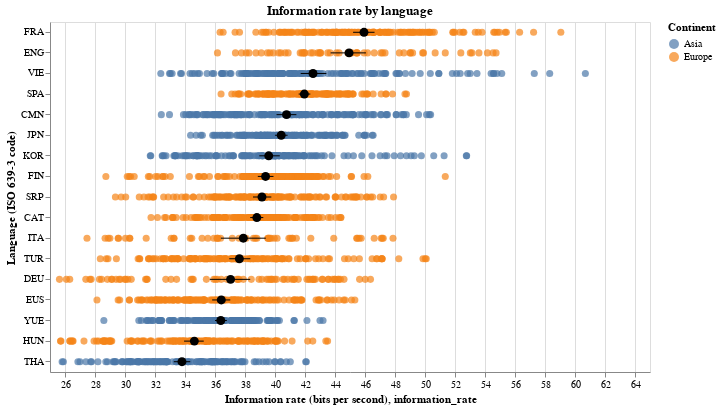

The cell this chart's notebook holds for it:
### Markdown cell above
<div class="alert alert-info" style="color:black">

### Question 3
rubric={accuracy:3,viz:2}

<h4>Python</h4>
<ol type="1">
<li>It looks like we do not have a language that is high both in information density and speech rate, which could indicate that human minds are not good at processing auditory information beyond a certain rate limit (read more in the article if you're interested). Let’s directly plot the rate at which information is conveyed for all the languages to see if there are at least small differences between them. Combine the appropriate columns to create a new column, <code>information_rate</code>, which holds the amount of information per second conveyed by each speaker.</li>
<li>Create a plot that has the language ISO codes on one axis and the information rate on the other. Plot a graphical representation of either the distribution of data or every single data point. Color this by the same variable as in the previous two scatter plots. Sort the languages in a suitable order.</li>
<li>Include a mark for the mean and the 95% confidence interval on top of the marks you just created above. Color this in a suitable way so that it stands out from the distribution/individual observations created in the previous point.</li>
</ol>
</div>

### Code cell
# bring information_density (and continent) onto each spoken_texts row 

info_cols = ["iso_lang", "language", "information_density", "continent"]
spoken_with_info = spoken_texts.merge(
    languages[info_cols],
    on="iso_lang",
    how="left"
)

# compute information_rate (bits per second) for each speaker 

spoken_with_info["information_rate"] = (
    spoken_with_info["speech_rate"] * spoken_with_info["information_density"]
)

# decide the ordering of languages: sort by mean information_rate 

lang_order = (
    spoken_with_info
    .groupby("iso_lang")["information_rate"]
    .mean()
    .sort_values(ascending=False)        # highest information rate at the top
    .index
    .tolist()
)

# make a plot information rate by language (ISO code)

base = alt.Chart(spoken_with_info).encode(
    x=alt.X(
        "information_rate:Q",
        title="Information rate (bits per second)",
        scale=alt.Scale(zero=False)
    ),
    y=alt.Y(
        "iso_lang:N",
        title="Language (ISO 639-3 code)",
        sort=lang_order
    ),
    # Same grouping variable as in previous questions: continent
    color=alt.Color("continent:N", title="Continent"),
    tooltip=["language", "iso_lang", "continent", "information_rate"]
)

# individual observations (one point per speaker)
points = base.mark_circle(size=50, opacity=0.7)

# 95% confidence interval for each language
ci_band = alt.Chart(spoken_with_info).mark_errorbar(
    extent="ci",
    color="black"
).encode(
    x="information_rate:Q",
    y=alt.Y("iso_lang:N", sort=lang_order)
)

# mean information rate per language
means = alt.Chart(spoken_with_info).mark_point(
    size=80,
    filled=True,
    color="black"
).encode(
    x="mean(information_rate):Q",
    y=alt.Y("iso_lang:N", sort=lang_order)
)

plot_C = (points + ci_band + means).properties(
    width=600,
    height=350,
    title="Information rate by language"
)

plot_C

### Figure 1 — Vega-Lite specification as saved in the notebook (floating-point values rounded to 4 significant figures; data arrays with more than 128 entries replaced by an {"elided": "..."} marker saying what was removed)
{"config": {"view": {"continuousWidth": 300, "continuousHeight": 300}}, "layer": [{"mark": {"type": "circle", "opacity": 0.7, "size": 50}, "encoding": {"color": {"field": "continent", "title": "Continent", "type": "nominal"}, "tooltip": [{"field": "language", "type": "nominal"}, {"field": "iso_lang", "type": "nominal"}, {"field": "continent", "type": "nominal"}, {"field": "information_rate", "type": "quantitative"}], "x": {"field": "information_rate", "scale": {"zero": false}, "title": "Information rate (bits per second)", "type": "quantitative"}, "y": {"field": "iso_lang", "sort": ["FRA", "ENG", "VIE", "SPA", "CMN", "JPN", "KOR", "FIN", "SRP", "CAT", "ITA", "TUR", "DEU", "EUS", "YUE", "HUN", "THA"], "title": "Language (ISO 639-3 code)", "type": "nominal"}}}, {"mark": {"type": "errorbar", "color": "black", "extent": "ci"}, "encoding": {"x": {"field": "information_rate", "type": "quantitative"}, "y": {"field": "iso_lang", "sort": ["FRA", "ENG", "VIE", "SPA", "CMN", "JPN", "KOR", "FIN", "SRP", "CAT", "ITA", "TUR", "DEU", "EUS", "YUE", "HUN", "THA"], "type": "nominal"}}}, {"mark": {"type": "point", "color": "black", "filled": true, "size": 80}, "encoding": {"x": {"aggregate": "mean", "field": "information_rate", "type": "quantitative"}, "y": {"field": "iso_lang", "sort": ["FRA", "ENG", "VIE", "SPA", "CMN", "JPN", "KOR", "FIN", "SRP", "CAT", "ITA", "TUR", "DEU", "EUS", "YUE", "HUN", "THA"], "type": "nominal"}}}], "data": {"name": "data-b8580e65515d55941930accf3df04f4e"}, "height": 350, "title": "Information rate by language", "width": 600, "$schema": "https://vega.github.io/schema/vega-lite/v6.1.0.json", "datasets": {"data-b8580e65515d55941930accf3df04f4e": {"elided": "2288 records"}}}
